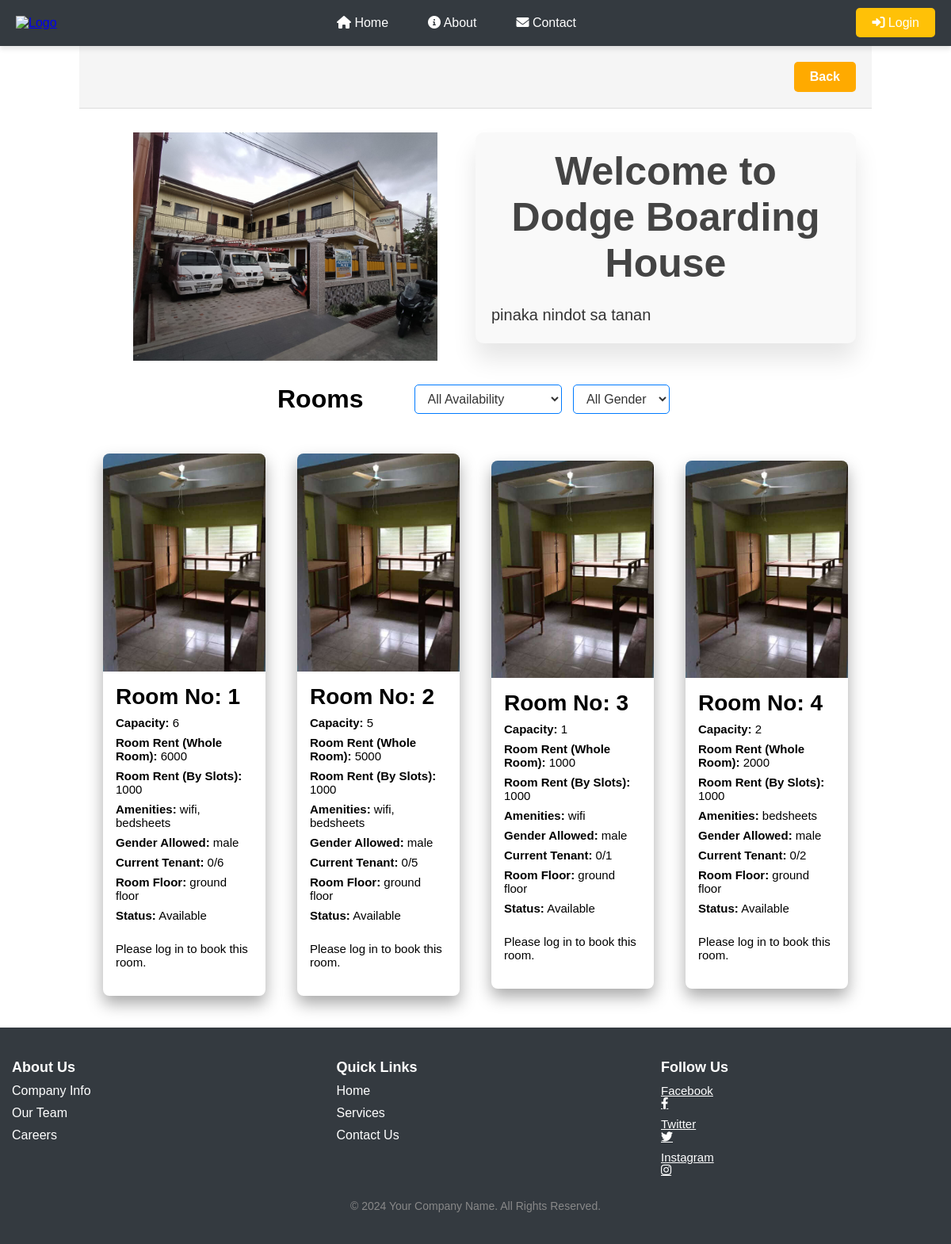
Page /boardinghouse.php?hname=Dodge Boarding House on the committed database.
### tables this page shows
CREATE TABLE `boardinghouses` (
  `id` int(11) NOT NULL,
  `owner` varchar(255) NOT NULL,
  `hname` varchar(25) NOT NULL,
  `haddress` varchar(25) NOT NULL,
  `contact_no` int(255) NOT NULL,
  `landlord` varchar(255) NOT NULL
);

CREATE TABLE `documents` (
  `id` int(255) NOT NULL,
  `bar_clear` varchar(255) NOT NULL,
  `bus_per` varchar(255) NOT NULL,
  `image` varchar(255) NOT NULL,
  `hname` varchar(255) NOT NULL,
  `owner` varchar(255) NOT NULL
);

CREATE TABLE `description` (
  `id` int(255) NOT NULL,
  `bh_description` varchar(255) NOT NULL,
  `hname` varchar(255) NOT NULL,
  `owner` varchar(255) NOT NULL
);

CREATE TABLE `rooms` (
  `id` int(11) NOT NULL,
  `room_no` int(255) NOT NULL,
  `capacity` int(255) NOT NULL,
  `current_tenant` int(255) NOT NULL,
  `amenities` varchar(255) NOT NULL,
  `tenant_type` varchar(255) NOT NULL,
  `room_floor` varchar(255) NOT NULL,
  `price` int(255) NOT NULL,
  `slot_price` int(255) NOT NULL,
  `image` varchar(255) NOT NULL,
  `status` varchar(255) NOT NULL,
  `hname` varchar(255) NOT NULL,
  `owner` varchar(255) NOT NULL
);

### boardinghouse.php (the view, shortened to what this page needs)
<?php
require 'php/connection.php';
if(!empty($_SESSION["uname"]) && $_SESSION["role"] == 'user'){
    if (isset($_GET['hname'])){
        $_SESSION['hname'] = $_GET['hname'];
        $hname = $_SESSION['hname'];
        $query = "select * from boardinghouses inner join documents on boardinghouses.hname = documents.hname where boardinghouses.hname = '$hname'";
        $result = mysqli_query($conn, $query);
        $fetch = mysqli_fetch_assoc($result);
        $img = $fetch['image'];
        echo "
        <script src='jquery.min.js'></script>
        <link rel='stylesheet' href='toastr.min.css'/>
        <script src='toastr.min.js'></script>
        <script>
            $(document).ready(function() {
                // Check if the login message should be displayed
                " . (isset($_SESSION['login_message_displayed']) ? "toastr.success('Logged in Successfully');" : "") . "
            });
        </script>
        ";
        if (isset($_SESSION['login_message_displayed'])) {
            unset($_SESSION['login_message_displayed']);
        }
    }
}else{
    $hname = $_GET['hname'];
    $query = "select * from boardinghouses inner join documents on boardinghouses.hname = documents.hname where boardinghouses.hname = '$hname'";
    $result = mysqli_query($conn, $query);
    $fetch = mysqli_fetch_assoc($result);
}
?>
<!DOCTYPE html>
<html lang="en">
<head>
</head>
<body>
    <?php include 'navbar.php'; ?>
    <div class="content-background">
            <div class="back">
                <div>
                    <?php
                        if(empty($_SESSION['uname'])){
                            echo '<a class="btn" href="index.php">Back</a>';
                        }else{
                            echo '<a class="btn" href="index.php">Back</a>';
                        }
                    ?>
                </div>
            </div>
            <div class="section1">
                <div class="secrow1">
                    <?php if(!empty($_SESSION['uname'])): ?>
                    <img src="<?php echo $img ?>">
                    <?php else: ?>
                    <img src="<?php echo $fetch['image'] ?>">
                    <?php endif; ?>
                </div>
                <div class="secrow2">
                    <?php
                        $query = "SELECT * FROM `description` WHERE hname = '$hname'";
                        $result = mysqli_query($conn, $query);
                        $fetch = mysqli_fetch_assoc($result);
                    ?>
                    <div class="text-box">
                        <h1>Welcome to <?php if(!empty($_SESSION['hname'])){ echo $_SESSION['hname']; }else {  echo $_GET['hname']; } ?></h1>
                        <p><?php echo $fetch['bh_description']; ?></p>
                    </div>
                </div>
            </div>
            <div class="section2">
                <div class="room-header">
                    <h1>Rooms</h1>
                </div>
                <div class="form">
                    <form method="get" action="">
                        <select name="availability" onchange="this.form.submit()">
                            <option value="">All Availability</option>
                        </select>
                        <select name="tenant_type" onchange="this.form.submit()">
                            <option value="">All Gender</option>
                        </select>
                    </form>
                </div>
            </div>
            <div class="section3">
                <?php
                if (!empty($_SESSION["uname"]) && $_SESSION['role'] == 'user' || empty($_SESSION["uname"])){
                    $hname = isset($_SESSION['hname']) ? $_SESSION['hname'] : '';
                    if ($hname != '') {
                        $query = "SELECT * FROM rooms WHERE hname = '$hname'";
                        $result = mysqli_query($conn, $query);
                        if ($result && mysqli_num_rows($result) > 0) {
                            while ($fetch = mysqli_fetch_assoc($result)) {
                                $hname = $fetch['hname'];
                                $roomno = $fetch['room_no'];
                        ?>
                                <div class="card">
                                    <img src="<?php echo $fetch['image']?>" class="card-img-top" alt="Room Image">
                                    <div class="card-content">
                                    <h5><strong></strong> Room No: </strong><?php echo $fetch['room_no']?></h5>
                                    <p><strong> Capacity:</strong> <?php echo $fetch['capacity']?></p>
                                    <p><strong> Room Rent (Whole Room):</strong> <?php echo $fetch['price']?></p>
                                    <p><strong> Room Rent (By Slots):</strong> <?php echo $fetch['slot_price']?></p>
                                    <p><strong>Amenities:</strong> <?php echo $fetch['amenities']?></p>
                                    <p><strong>Gender Allowed:</strong>  <?php echo $fetch['tenant_type']?></p>
                                    <p><strong>Current Tenant:</strong> <?php echo $fetch['current_tenant']; ?>/<?php echo $fetch['capacity']?> </p>
                                    <p><strong>Room Floor:</strong>  <?php echo $fetch['room_floor']?> </p>
                                    <p><strong>Status:</strong> <?php echo $fetch['status']?></p>
                                        <div class="room-btn">
                                        <?php
                                            $roomQuery = "SELECT capacity, current_tenant, tenant_type, status FROM rooms WHERE room_no = $roomno AND hname = '$hname'";
                                            $roomResult = mysqli_query($conn, $roomQuery);
                                            $roomData = mysqli_fetch_assoc($roomResult);
                                            $roomCapacity = $roomData['capacity'];
                                            $currentTenant = $roomData['current_tenant'];
                                            $roomStatus = $roomData['status'];
                                            if ($currentTenant == $roomCapacity) {
                                                $roomStatus = "Full";
                                            } elseif ($roomStatus !== "Reserved") {
                                                $roomStatus = "Available";
                                            }
                                            if (isset($_SESSION['uname'])) {
                                                $userQuery = "SELECT role, gender FROM users WHERE uname = '" . $_SESSION['uname'] . "'";
                                                $userResult = mysqli_query($conn, $userQuery);
                                                $userData = mysqli_fetch_assoc($userResult);
                                                if ($roomData['tenant_type'] === 'All' || strtolower($roomData['tenant_type']) === strtolower($userData['gender'])) {
                                                    if ($roomStatus === "Available") {
                                                        ?>
                                                        <a href='book-in.php?roomno=<?php echo $roomno; ?>' class='book'>Book Now!</a>
                                                        <?php
                                                    } else {
                                                        if ($roomStatus === "Full") {
                                                            echo "<p>This room is currently full. You cannot book it.</p>";
                                                        } elseif ($roomStatus === "Reserved") {
                                                            echo "<p>This room is currently reserved. You cannot book it.</p>";
                                                        }
                                                    }
                                                } else {
                                                    echo "<p>This room is restricted to " . ucfirst($roomData['tenant_type']) . " tenants.</p>";
                                                }
                                            } else {
                                                echo "<p>Please log in to book this room.</p>";
                                            }
                                        ?>
                                        </div>
                                    </div>
                                </div>
                <?php
                            }
                        }
                    }
                }
                ?>
            </div>
    </div>
    <footer class="footer">
        <div class="container">
            <div class="row">
                <div class="footer-col">
                    <h4>About Us</h4>
                    <ul>
                        <li><a href="#">Company Info</a></li>
                        <li><a href="#">Our Team</a></li>
                        <li><a href="#">Careers</a></li>
                    </ul>
                </div>
                <div class="footer-col">
                    <h4>Quick Links</h4>
                    <ul>
                        <li><a href="#">Home</a></li>
                        <li><a href="#">Services</a></li>
                        <li><a href="#">Contact Us</a></li>
                    </ul>
                </div>
                <div class="footer-col">
                    <h4>Follow Us</h4>
                    <div class="social-links">
                        <a href="#">Facebook<i class="fab fa-facebook-f"></i></a>
                        <a href="#">Twitter<i class="fab fa-twitter"></i></a>
                        <a href="#">Instagram<i class="fab fa-instagram"></i></a>
                    </div>
                </div>
            </div>
            <p class="footer-bottom-text">© 2024 Your Company Name. All Rights Reserved.</p>
        </div>
    </footer>
</body>
</html>

### boardinghouse.php (style rules this page uses)
.footer { background-color: #343a40; color: white; padding: 40px 0; font-family: Arial, sans-serif; }
.footer .container { max-width: 1200px; margin: 0 auto; padding: 0 15px; }
.footer .row { display: flex; justify-content: space-between; }
.footer-col { width: 30%; }
.footer-col h4 { font-size: 18px; margin-bottom: 10px; font-weight: bold; }
.footer-col ul { list-style-type: none; padding-left: 0; }
.footer-col ul li { margin-bottom: 10px; }
.footer-col ul li a { color: white; text-decoration: none; transition: color 0.3s ease; }
.footer-col .social-links a { color: white; margin-right: 10px; font-size: 15px; transition: color 0.3s ease; display: flex; flex-direction: column; margin-top: 10px; }
.footer-col .social-links a:first-child { margin-top: 0px; }
.footer-bottom-text { text-align: center; margin-top: 30px; font-size: 14px; color: #888; }
.content-background { margin: 0px 250px; }
@media (max-width: 1600px) { .content-background { margin: 0px 100px; } }
.back { display: flex; justify-content: flex-end; padding: 20px; background-color: #f5f5f5; border-bottom: 1px solid #ddd; }
.back .btn { display: inline-block; padding: 10px 20px; background-color: #ffaa00; color: white; text-decoration: none; border-radius: 5px; font-size: 16px; font-weight: bold; transition: background-color 0.3s ease, transform 0.2s ease; }
.section1 { background-color: white; height: auto; font-weight: 20; display: grid; grid-template-columns: 1fr 1fr; border-radius: 10px; padding: 20px; padding-top: 30px; }
.secrow1 { display: flex; justify-content: center; align-items: top; }
.secrow1 img { overflow: hidden; width: 80%; height: 100%; }
.text-box { background-color: #f9f9f9; padding: 20px; border-radius: 10px; box-shadow: 0px 20px 30px rgba(0, 0, 0, 0.1); font-family: Arial, sans-serif; color: #333; }
.text-box h1 { color: #444; margin-bottom: 15px; text-align: center; }
.text-box p { line-height: 1.6; }
.secrow2 h1 { font-size: 50px; }
.secrow2 p { margin-top: 20px; font-size: 20px; }
.section2 { display: flex; justify-content: space-between; align-items: center; padding: 10px 250px; }
select { padding: 8px 12px; font-size: 16px; color: #333; border: 1px solid #007bff; border-radius: 5px; background-color: white; cursor: pointer; outline: none; transition: all 0.3s ease; margin-right: 10px; }
option { font-size: 16px; color: #333; background-color: white; }
.form select { margin: 0 5px; }
.section3 { display: flex; justify-content: center; align-items: center; margin: 20px 10px; }
.card { width: 300px; border-radius: 8px; overflow: hidden; box-shadow: 0px 10px 20px #aaaaaa; margin: 20px; display: flex; flex-direction: column; justify-content: space-between; padding-bottom: 10px; height: auto; }
.card img { width: 100%; height: 50%; }
.card-content { padding: 16px; }
.card-content h5 { font-size: 28px; margin-bottom: 8px; }
.card-content p { color: black; font-size: 15px; margin-bottom: 8px; }
.room-btn { margin-top: 25px; }

### navbar.php (style rules this page uses)
* { margin: 0; padding: 0; box-sizing: border-box; font-family: sans-serif; }

### rows in the picture
boardinghouses: documents.image (picture)
description: bh_description "pinaka nindot sa tanan"
rooms: image (picture), room_no "1", capacity "6", price "6000", slot_price "1000", amenities "wifi, bedsheets", tenant_type "male", current_tenant "0", room_floor "ground floor", status "Available"
rooms: image (picture), room_no "2", capacity "5", price "5000", slot_price "1000", amenities "wifi, bedsheets", tenant_type "male", current_tenant "0", room_floor "ground floor", status "Available"
rooms: image (picture), room_no "3", capacity "1", price "1000", slot_price "1000", amenities "wifi", tenant_type "male", current_tenant "0", room_floor "ground floor", status "Available"
rooms: image (picture), room_no "4", capacity "2", price "2000", slot_price "1000", amenities "bedsheets", tenant_type "male", current_tenant "0", room_floor "ground floor", status "Available"

### other values in the picture
$_GET['hname'] "Dodge Boarding House"
